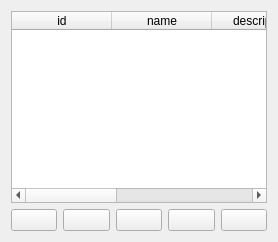
                <widget class="QWidget" name="page_data_base_subclass">
                 <layout class="QGridLayout" name="gridLayout_34">
                  <item row="1" column="0" colspan="2">
                   <layout class="QHBoxLayout" name="horizontalLayout_9">
                    <item>
                     <widget class="QPushButton" name="btn_back_subclass">
                      <property name="text">
                       <string/>
                      </property>
                      <property name="icon">
                       <iconset resource="../resources/res.qrc">
                        <normaloff>:/icon/icons/arrow-small-left.png</normaloff>:/icon/icons/arrow-small-left.png</iconset>
                      </property>
                      <property name="iconSize">
                       <size>
                        <width>30</width>
                        <height>50</height>
                       </size>
                      </property>
                      <property name="checkable">
                       <bool>true</bool>
                      </property>
                     </widget>
                    </item>
                    <item>
                     <widget class="QPushButton" name="btn_search_subclass">
                      <property name="text">
                       <string/>
                      </property>
                      <property name="icon">
                       <iconset resource="../resources/res.qrc">
                        <normaloff>:/icon/icons/search.png</normaloff>:/icon/icons/search.png</iconset>
                      </property>
                      <property name="iconSize">
                       <size>
                        <width>30</width>
                        <height>50</height>
                       </size>
                      </property>
                     </widget>
                    </item>
                    <item>
                     <widget class="QPushButton" name="btn_edit_subclass">
                      <property name="text">
                       <string/>
                      </property>
                      <property name="icon">
                       <iconset resource="../resources/res.qrc">
                        <normaloff>:/icon/icons/pencil.png</normaloff>:/icon/icons/pencil.png</iconset>
                      </property>
                      <property name="iconSize">
                       <size>
                        <width>30</width>
                        <height>50</height>
                       </size>
                      </property>
                     </widget>
                    </item>
                    <item>
                     <widget class="QPushButton" name="btn_insert_subclass">
                      <property name="text">
                       <string/>
                      </property>
                      <property name="icon">
                       <iconset resource="../resources/res.qrc">
                        <normaloff>:/icon/icons/icons8-plus-24 (2).png</normaloff>:/icon/icons/icons8-plus-24 (2).png</iconset>
                      </property>
                      <property name="iconSize">
                       <size>
                        <width>50</width>
                        <height>50</height>
                       </size>
                      </property>
                     </widget>
                    </item>
                    <item>
                     <widget class="QPushButton" name="btn_delete_subclass">
                      <property name="text">
                       <string/>
                      </property>
                      <property name="icon">
                       <iconset resource="../resources/res.qrc">
                        <normaloff>:/icon/icons/icons8-trash-50 (1).png</normaloff>:/icon/icons/icons8-trash-50 (1).png</iconset>
                      </property>
                      <property name="iconSize">
                       <size>
                        <width>30</width>
                        <height>50</height>
                       </size>
                      </property>
                     </widget>
                    </item>
                   </layout>
                  </item>
                  <item row="0" column="0" colspan="2">
                   <widget class="QTableWidget" name="table_subclass">
                    <column>
                     <property name="text">
                      <string>id</string>
                     </property>
                    </column>
                    <column>
                     <property name="text">
                      <string>name</string>
                     </property>
                    </column>
                    <column>
                     <property name="text">
                      <string>description</string>
                     </property>
                    </column>
                    <column>
                     <property name="text">
                      <string>price</string>
                     </property>
                    </column>
                    <column>
                     <property name="text">
                      <string>id_class</string>
                     </property>
                    </column>
                   </widget>
                  </item>
                 </layout>
                </widget>
